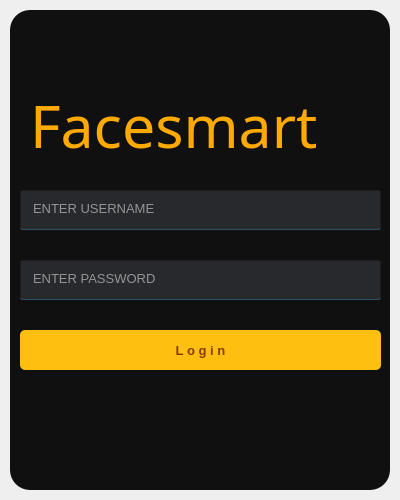
<?xml version="1.0" encoding="UTF-8"?>
<ui version="4.0">
 <class>Dialog</class>
 <widget class="QDialog" name="Dialog">
  <property name="geometry">
   <rect>
    <x>0</x>
    <y>0</y>
    <width>400</width>
    <height>500</height>
   </rect>
  </property>
  <property name="windowTitle">
   <string>Dialog</string>
  </property>
  <widget class="QWidget" name="widget" native="true">
   <property name="geometry">
    <rect>
     <x>10</x>
     <y>10</y>
     <width>380</width>
     <height>480</height>
    </rect>
   </property>
   <property name="font">
    <font>
     <pointsize>10</pointsize>
     <bold>true</bold>
    </font>
   </property>
   <property name="cursor">
    <cursorShape>PointingHandCursor</cursorShape>
   </property>
   <property name="styleSheet">
    <string notr="true">background-color: rgba(16,16,16,255);
border-radius:20px;</string>
   </property>
   <widget class="QLineEdit" name="lineEdit">
    <property name="geometry">
     <rect>
      <x>10</x>
      <y>180</y>
      <width>361</width>
      <height>40</height>
     </rect>
    </property>
    <property name="font">
     <font>
      <pointsize>10</pointsize>
     </font>
    </property>
    <property name="styleSheet">
     <string notr="true">background-color:rgba(47,49,52,200);
color:rgb(255,255,255);
border-radius:2px;
padding-left:10px;
border: 1px solid rgba(0,0,0,0);
border-bottom-color:rgba(46,82,101,255);
padding-bottom:3px;</string>
    </property>
    <property name="placeholderText">
     <string>ENTER USERNAME</string>
    </property>
   </widget>
   <widget class="QLineEdit" name="lineEdit_2">
    <property name="geometry">
     <rect>
      <x>10</x>
      <y>250</y>
      <width>361</width>
      <height>40</height>
     </rect>
    </property>
    <property name="font">
     <font>
      <pointsize>10</pointsize>
     </font>
    </property>
    <property name="styleSheet">
     <string notr="true">background-color:rgba(47,49,52,200);
color:rgb(255,255,255);
border-radius:2px;
padding-left:10px;
border: 1px solid rgba(0,0,0,0);
border-bottom-color:rgba(46,82,101,255);
padding-bottom:3px;</string>
    </property>
    <property name="text">
     <string/>
    </property>
    <property name="echoMode">
     <enum>QLineEdit::Password</enum>
    </property>
    <property name="placeholderText">
     <string>ENTER PASSWORD</string>
    </property>
   </widget>
   <widget class="QPushButton" name="b1">
    <property name="geometry">
     <rect>
      <x>10</x>
      <y>320</y>
      <width>361</width>
      <height>40</height>
     </rect>
    </property>
    <property name="font">
     <font>
      <pointsize>10</pointsize>
      <bold>true</bold>
      <hintingpreference>PreferFullHinting</hintingpreference>
     </font>
    </property>
    <property name="cursor">
     <cursorShape>PointingHandCursor</cursorShape>
    </property>
    <property name="mouseTracking">
     <bool>true</bool>
    </property>
    <property name="styleSheet">
     <string notr="true">QPushButton#b1{
background-color:rgb(255,191,16);
color:rgb(135,60,0);
border-radius:5px;
}
QPushButton#b1:pressed{
background-color:rgb(255,191,16);
}</string>
    </property>
    <property name="text">
     <string>L o g i n</string>
    </property>
   </widget>
   <widget class="QLabel" name="label">
    <property name="geometry">
     <rect>
      <x>20</x>
      <y>60</y>
      <width>351</width>
      <height>111</height>
     </rect>
    </property>
    <property name="font">
     <font>
      <family>Algerian</family>
      <pointsize>44</pointsize>
     </font>
    </property>
    <property name="styleSheet">
     <string notr="true">color:rgb(255, 170, 0)</string>
    </property>
    <property name="text">
     <string>Facesmart </string>
    </property>
    <property name="textFormat">
     <enum>Qt::RichText</enum>
    </property>
    <property name="scaledContents">
     <bool>true</bool>
    </property>
    <property name="wordWrap">
     <bool>false</bool>
    </property>
   </widget>
  </widget>
 </widget>
 <resources>
  <include location="res.qrc"/>
 </resources>
 <connections/>
</ui>
